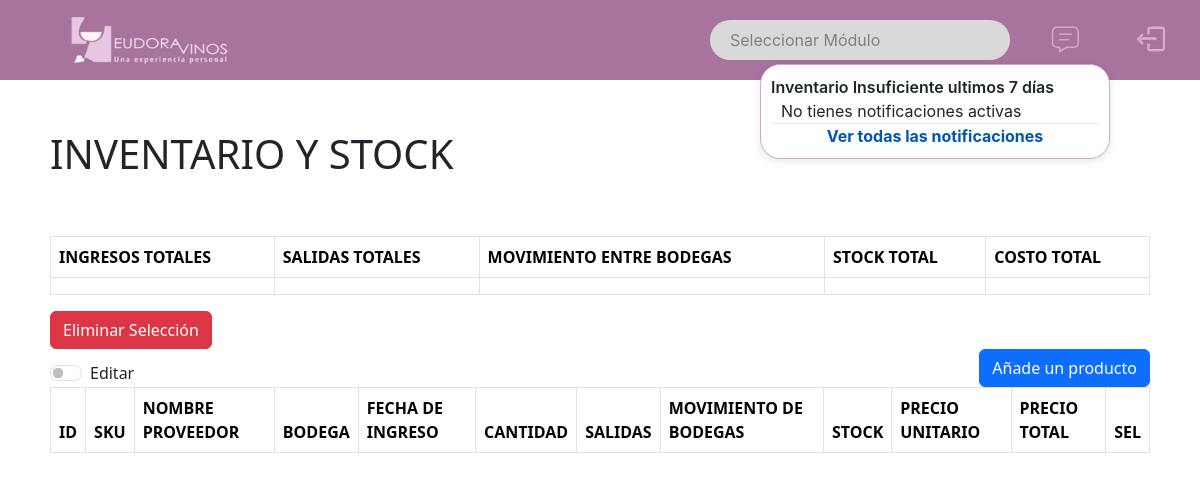
The app's page /Inventario_Y_Stock/ (signed in), older data.
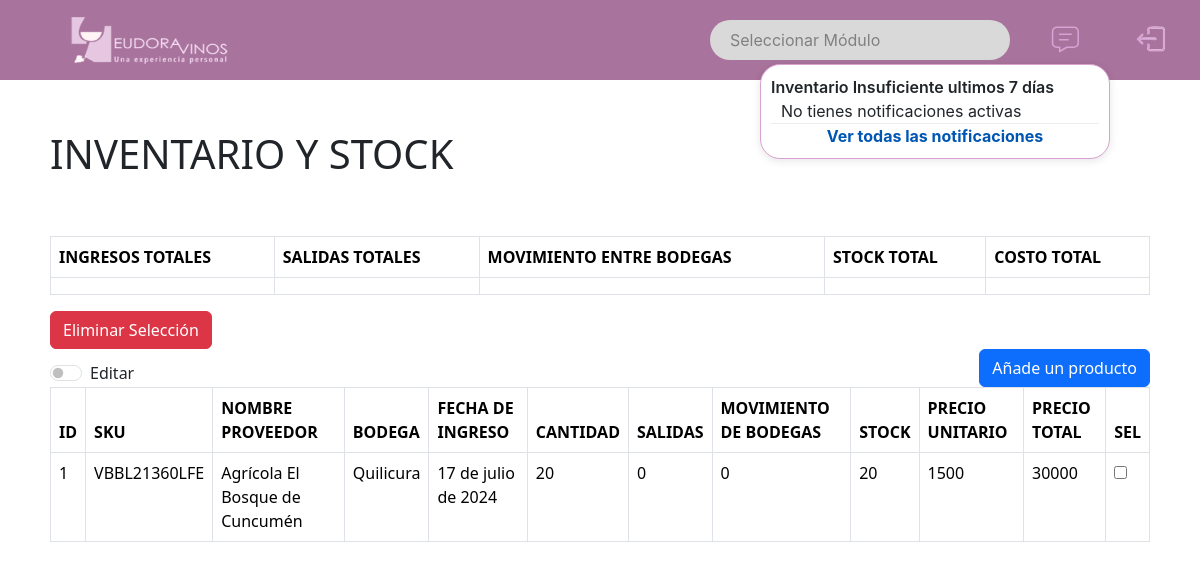
The same page, newer data.
### website/models.py (models this page shows, shortened)
class Inventario_Y_Stock(models.Model):
    id_inventario = models.AutoField(primary_key=True)
    SKU = models.ForeignKey(Producto, on_delete=models.CASCADE) # foreign key
    nombre_prov = models.ForeignKey(Proveedores, on_delete=models.CASCADE) # foreign key
    bodega = models.CharField(max_length=150)
    fecha_de_ingreso = models.DateField()
    cantidad = models.IntegerField() # es el ingreso
    salidas = models.IntegerField()
    mov_bodegas = models.IntegerField()
    stock = models.IntegerField() # stock total
    precio_unitario = models.IntegerField()
    precio_total = models.IntegerField()

class Producto(models.Model):
    SKU = models.CharField(primary_key=True, max_length=50, unique=True)
    tipo_producto = models.CharField(max_length=50)
    cepa= models.CharField(max_length=50, null=True)
    cosecha = models.CharField(max_length=50, null=True)
    nombre_producto = models.CharField(max_length=50, null=True)
    viña= models.CharField(max_length=150, null=True)
    def __str__(self):
        return self.SKU

class Proveedores(models.Model):
    nombre_prov = models.CharField(primary_key=True, unique=True, max_length=50)
    email_empresa = models.EmailField(null=True)
    telefono_empresa = models.IntegerField(null=True)
    def __str__(self):
        return self.nombre_prov

### website/views.py (the view)
# urls.py: path('Inventario_Y_Stock/', views.inventario_Y_Stock, name='Inventario_Y_Stock'), #muestra
@login_required
def inventario_Y_Stock(request):
    inventario_Y_stocks = Inventario_Y_Stock.objects.all()
    return render(request, 'Inventario_Y_Stock.html', {'inventario_Y_stocks': inventario_Y_stocks})

### website/context_processors.py (called while the page is built)
def notificaciones(request):
    fecha_limite = datetime.now().date() - timedelta(days=7)
    notificaciones_activas = Alerta_stock.objects.filter(fecha_alerta__gte=fecha_limite)
    return {'notificaciones_activas': notificaciones_activas}

### website/templates/Inventario_Y_Stock.html (shortened to what the changed rows need)
{% load static %}
{% include "base.html" %}
{% block content %}
    <div id="tablas-css">
        <link type="text/css" href='{% static "css/tablas.css" %}' rel="stylesheet"/>
        <div id="titulo-modelo">
            <h1>INVENTARIO Y STOCK</h1>
        </div>
        <div>
            <table id="totals-table" class="table table-bordered table-hover">
                <thead>
                    <tr>
                        <th>INGRESOS TOTALES</th>
                        <th>SALIDAS TOTALES</th>
                        <th>MOVIMIENTO ENTRE BODEGAS</th>
                        <th>STOCK TOTAL</th>
                        <th>COSTO TOTAL</th>
                    </tr>
                </thead>
            </table>
        </div>
        <table id="table" summary="tabla Inventario stock" class="table table-bordered table-hover dt-responsive">
            <thead>
            <tr class="listado">
                <th> ID </th>
                <th> SKU </th>
                <th> NOMBRE PROVEEDOR </th>
                <th> BODEGA </th>
                <th> FECHA DE INGRESO</th>
                <th> CANTIDAD</th>
                <th> SALIDAS </th>
                <th> MOVIMIENTO DE BODEGAS </th>
                <th> STOCK </th>
                <th> PRECIO UNITARIO </th>
                <th> PRECIO TOTAL </th>
                <th> SEL </th>
            </tr>
            </thead>
            <tbody>
                {% for inventario_Y_stock in inventario_Y_stocks %}
                <tr class="listado">
                    <td>{{ inventario_Y_stock.id_inventario }}</td>
                    <td>{{ inventario_Y_stock.SKU }}</td>
                    <td>{{ inventario_Y_stock.nombre_prov }}</td>
                    <td class="editable" data-id_inventario="{{ inventario_Y_stock.id_inventario }}" data-type="bodega">{{ inventario_Y_stock.bodega }}</td>
                    <td class="editable" data-id_inventario="{{ inventario_Y_stock.id_inventario }}" data-type="fecha_de_ingreso">{{ inventario_Y_stock.fecha_de_ingreso }}</td>
                    <td class="editable" data-id_inventario="{{ inventario_Y_stock.id_inventario }}" data-type="cantidad">{{ inventario_Y_stock.cantidad }}</td>
                    <td class="editable" data-id_inventario="{{ inventario_Y_stock.id_inventario }}" data-type="salidas">{{ inventario_Y_stock.salidas }}</td>
                    <td class="editable" data-id_inventario="{{ inventario_Y_stock.id_inventario }}" data-type="mov_bodega">{{ inventario_Y_stock.mov_bodegas }}</td>
                    <td data-id_inventario="{{ inventario_Y_stock.id_inventario }}" data-type="stock">{{ inventario_Y_stock.stock }}</td>
                    <td class="editable" data-id_inventario="{{ inventario_Y_stock.id_inventario }}" data-type="precio_unitario">{{ inventario_Y_stock.precio_unitario }}</td>
                    <td data-id_inventario="{{ inventario_Y_stock.id_inventario }}" data-type="precio_total">{{ inventario_Y_stock.precio_total }}</td>
                    <td>
                        <input type="checkbox" data-id_inventario="{{ inventario_Y_stock.id_inventario }}" name="seleccionar" id="seleccionar">
                    </td>
                </tr>
                {% endfor %}
            </tbody>
        </table>
    </div>
{% endblock %}

Row changes from the older to the newer data that the page shows:
added Inventario_Y_Stock: id_inventario "1", SKU "VBBL21360LFE", nombre_prov "Agrícola El Bosque de Cuncumén", bodega "Quilicura", fecha_de_ingreso "17 de julio de 2024", cantidad "20", salidas "0", mov_bodegas "0", stock "20", precio_unitario "1500", precio_total "30000"
